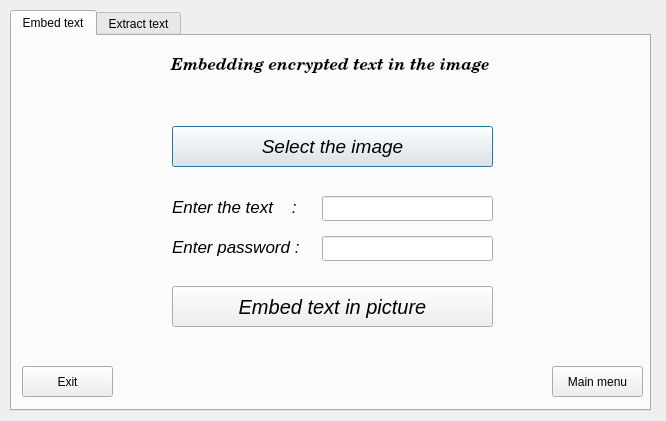
<?xml version="1.0" encoding="UTF-8"?>
<ui version="4.0">
 <class>Dialog</class>
 <widget class="QDialog" name="Dialog">
  <property name="geometry">
   <rect>
    <x>0</x>
    <y>0</y>
    <width>666</width>
    <height>421</height>
   </rect>
  </property>
  <property name="windowTitle">
   <string>Dialog</string>
  </property>
  <widget class="QTabWidget" name="tabWidget">
   <property name="geometry">
    <rect>
     <x>10</x>
     <y>10</y>
     <width>641</width>
     <height>401</height>
    </rect>
   </property>
   <property name="currentIndex">
    <number>0</number>
   </property>
   <widget class="QWidget" name="tab">
    <attribute name="title">
     <string>Embed text</string>
    </attribute>
    <widget class="QPushButton" name="pushButton">
     <property name="geometry">
      <rect>
       <x>160</x>
       <y>90</y>
       <width>321</width>
       <height>41</height>
      </rect>
     </property>
     <property name="font">
      <font>
       <pointsize>14</pointsize>
       <weight>50</weight>
       <italic>true</italic>
       <bold>false</bold>
      </font>
     </property>
     <property name="text">
      <string>Select the image</string>
     </property>
    </widget>
    <widget class="QPushButton" name="pushButton_3">
     <property name="geometry">
      <rect>
       <x>540</x>
       <y>330</y>
       <width>91</width>
       <height>31</height>
      </rect>
     </property>
     <property name="text">
      <string>Main menu</string>
     </property>
    </widget>
    <widget class="QLabel" name="label">
     <property name="geometry">
      <rect>
       <x>160</x>
       <y>160</y>
       <width>151</width>
       <height>21</height>
      </rect>
     </property>
     <property name="font">
      <font>
       <pointsize>13</pointsize>
       <italic>true</italic>
      </font>
     </property>
     <property name="text">
      <string>Enter the text    :</string>
     </property>
    </widget>
    <widget class="QPushButton" name="pushButton_2">
     <property name="geometry">
      <rect>
       <x>160</x>
       <y>250</y>
       <width>321</width>
       <height>41</height>
      </rect>
     </property>
     <property name="font">
      <font>
       <pointsize>15</pointsize>
       <italic>true</italic>
      </font>
     </property>
     <property name="text">
      <string>Embed text in picture</string>
     </property>
    </widget>
    <widget class="QLabel" name="label_2">
     <property name="geometry">
      <rect>
       <x>150</x>
       <y>10</y>
       <width>341</width>
       <height>41</height>
      </rect>
     </property>
     <property name="font">
      <font>
       <family>Century Schoolbook L</family>
       <pointsize>12</pointsize>
       <weight>75</weight>
       <italic>true</italic>
       <bold>true</bold>
      </font>
     </property>
     <property name="mouseTracking">
      <bool>false</bool>
     </property>
     <property name="layoutDirection">
      <enum>Qt::LeftToRight</enum>
     </property>
     <property name="autoFillBackground">
      <bool>false</bool>
     </property>
     <property name="text">
      <string>  Embedding encrypted text in the image</string>
     </property>
     <property name="textFormat">
      <enum>Qt::AutoText</enum>
     </property>
     <property name="scaledContents">
      <bool>false</bool>
     </property>
     <property name="wordWrap">
      <bool>false</bool>
     </property>
     <property name="openExternalLinks">
      <bool>false</bool>
     </property>
    </widget>
    <widget class="QLineEdit" name="lineEdit_2">
     <property name="geometry">
      <rect>
       <x>310</x>
       <y>200</y>
       <width>171</width>
       <height>25</height>
      </rect>
     </property>
    </widget>
    <widget class="QLabel" name="label_3">
     <property name="geometry">
      <rect>
       <x>160</x>
       <y>200</y>
       <width>151</width>
       <height>21</height>
      </rect>
     </property>
     <property name="font">
      <font>
       <pointsize>13</pointsize>
       <italic>true</italic>
      </font>
     </property>
     <property name="text">
      <string>Enter password :</string>
     </property>
    </widget>
    <widget class="QPushButton" name="pushButton_4">
     <property name="geometry">
      <rect>
       <x>10</x>
       <y>330</y>
       <width>91</width>
       <height>31</height>
      </rect>
     </property>
     <property name="text">
      <string>Exit</string>
     </property>
    </widget>
    <widget class="QLineEdit" name="lineEdit">
     <property name="geometry">
      <rect>
       <x>310</x>
       <y>160</y>
       <width>171</width>
       <height>25</height>
      </rect>
     </property>
    </widget>
   </widget>
   <widget class="QWidget" name="tab_2">
    <attribute name="title">
     <string>Extract text</string>
    </attribute>
    <widget class="QLabel" name="label_4">
     <property name="enabled">
      <bool>true</bool>
     </property>
     <property name="geometry">
      <rect>
       <x>150</x>
       <y>10</y>
       <width>341</width>
       <height>41</height>
      </rect>
     </property>
     <property name="font">
      <font>
       <family>Century Schoolbook L</family>
       <pointsize>12</pointsize>
       <weight>75</weight>
       <italic>true</italic>
       <bold>true</bold>
       <kerning>true</kerning>
      </font>
     </property>
     <property name="mouseTracking">
      <bool>false</bool>
     </property>
     <property name="layoutDirection">
      <enum>Qt::LeftToRight</enum>
     </property>
     <property name="autoFillBackground">
      <bool>false</bool>
     </property>
     <property name="text">
      <string>Extract the encrypted text from the image</string>
     </property>
     <property name="textFormat">
      <enum>Qt::AutoText</enum>
     </property>
     <property name="scaledContents">
      <bool>false</bool>
     </property>
     <property name="wordWrap">
      <bool>false</bool>
     </property>
     <property name="openExternalLinks">
      <bool>false</bool>
     </property>
    </widget>
    <widget class="QPushButton" name="pushButton_5">
     <property name="geometry">
      <rect>
       <x>150</x>
       <y>80</y>
       <width>341</width>
       <height>41</height>
      </rect>
     </property>
     <property name="font">
      <font>
       <pointsize>14</pointsize>
       <weight>50</weight>
       <italic>true</italic>
       <bold>false</bold>
      </font>
     </property>
     <property name="text">
      <string>Select the image</string>
     </property>
    </widget>
    <widget class="QLabel" name="label_5">
     <property name="geometry">
      <rect>
       <x>150</x>
       <y>150</y>
       <width>151</width>
       <height>21</height>
      </rect>
     </property>
     <property name="font">
      <font>
       <pointsize>13</pointsize>
       <italic>true</italic>
      </font>
     </property>
     <property name="text">
      <string>Enter password :</string>
     </property>
    </widget>
    <widget class="QLineEdit" name="lineEdit_3">
     <property name="geometry">
      <rect>
       <x>300</x>
       <y>150</y>
       <width>191</width>
       <height>25</height>
      </rect>
     </property>
    </widget>
    <widget class="QPushButton" name="pushButton_6">
     <property name="geometry">
      <rect>
       <x>150</x>
       <y>200</y>
       <width>341</width>
       <height>41</height>
      </rect>
     </property>
     <property name="font">
      <font>
       <pointsize>15</pointsize>
       <italic>true</italic>
      </font>
     </property>
     <property name="text">
      <string>Extract text</string>
     </property>
    </widget>
    <widget class="QPushButton" name="pushButton_7">
     <property name="geometry">
      <rect>
       <x>540</x>
       <y>330</y>
       <width>91</width>
       <height>31</height>
      </rect>
     </property>
     <property name="text">
      <string>Main menu</string>
     </property>
    </widget>
    <widget class="QPushButton" name="pushButton_8">
     <property name="geometry">
      <rect>
       <x>10</x>
       <y>330</y>
       <width>91</width>
       <height>31</height>
      </rect>
     </property>
     <property name="text">
      <string>Exit</string>
     </property>
    </widget>
    <widget class="QTextBrowser" name="textBrowser">
     <property name="geometry">
      <rect>
       <x>150</x>
       <y>260</y>
       <width>341</width>
       <height>61</height>
      </rect>
     </property>
     <property name="html">
      <string>&lt;!DOCTYPE HTML PUBLIC &quot;-//W3C//DTD HTML 4.0//EN&quot; &quot;http://www.w3.org/TR/REC-html40/strict.dtd&quot;&gt;
&lt;html&gt;&lt;head&gt;&lt;meta name=&quot;qrichtext&quot; content=&quot;1&quot; /&gt;&lt;style type=&quot;text/css&quot;&gt;
p, li { white-space: pre-wrap; }
&lt;/style&gt;&lt;/head&gt;&lt;body style=&quot; font-family:'Sans'; font-size:10pt; font-weight:400; font-style:normal;&quot;&gt;
&lt;p style=&quot; margin-top:0px; margin-bottom:0px; margin-left:0px; margin-right:0px; -qt-block-indent:0; text-indent:0px;&quot;&gt;Encrypted and embedded text will appear here when extracted.&lt;/p&gt;&lt;/body&gt;&lt;/html&gt;</string>
     </property>
    </widget>
   </widget>
  </widget>
 </widget>
 <resources/>
 <connections/>
</ui>
